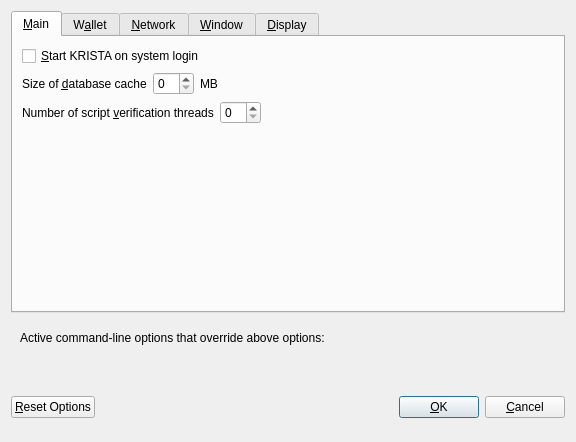
<?xml version="1.0" encoding="UTF-8"?>
<ui version="4.0">
 <class>OptionsDialog</class>
 <widget class="QDialog" name="OptionsDialog">
  <property name="geometry">
   <rect>
    <x>0</x>
    <y>0</y>
    <width>576</width>
    <height>442</height>
   </rect>
  </property>
  <property name="windowTitle">
   <string>Options</string>
  </property>
  <property name="modal">
   <bool>true</bool>
  </property>
  <layout class="QVBoxLayout" name="verticalLayout">
   <item>
    <widget class="QTabWidget" name="tabWidget">
     <property name="currentIndex">
      <number>0</number>
     </property>
     <widget class="QWidget" name="tabMain">
      <attribute name="title">
       <string>&amp;Main</string>
      </attribute>
      <layout class="QVBoxLayout" name="verticalLayout_Main">
       <item>
        <widget class="QCheckBox" name="bitcoinAtStartup">
         <property name="toolTip">
          <string>Automatically start KRISTA after logging in to the system.</string>
         </property>
         <property name="text">
          <string>&amp;Start KRISTA on system login</string>
         </property>
        </widget>
       </item>
       <item>
        <layout class="QHBoxLayout" name="horizontalLayout_2_Main">
         <item>
          <widget class="QLabel" name="databaseCacheLabel">
           <property name="text">
            <string>Size of &amp;database cache</string>
           </property>
           <property name="textFormat">
            <enum>Qt::PlainText</enum>
           </property>
           <property name="buddy">
            <cstring>databaseCache</cstring>
           </property>
          </widget>
         </item>
         <item>
          <widget class="QSpinBox" name="databaseCache"/>
         </item>
         <item>
          <widget class="QLabel" name="databaseCacheUnitLabel">
           <property name="text">
            <string>MB</string>
           </property>
           <property name="textFormat">
            <enum>Qt::PlainText</enum>
           </property>
          </widget>
         </item>
         <item>
          <spacer name="horizontalSpacer_2_Main">
           <property name="orientation">
            <enum>Qt::Horizontal</enum>
           </property>
           <property name="sizeHint" stdset="0">
            <size>
             <width>40</width>
             <height>20</height>
            </size>
           </property>
          </spacer>
         </item>
        </layout>
       </item>
       <item>
        <layout class="QHBoxLayout" name="horizontalLayout_3_Main">
         <item>
          <widget class="QLabel" name="threadsScriptVerifLabel">
           <property name="text">
            <string>Number of script &amp;verification threads</string>
           </property>
           <property name="textFormat">
            <enum>Qt::PlainText</enum>
           </property>
           <property name="buddy">
            <cstring>threadsScriptVerif</cstring>
           </property>
          </widget>
         </item>
         <item>
          <widget class="QSpinBox" name="threadsScriptVerif">
           <property name="toolTip">
            <string>(0 = auto, &lt;0 = leave that many cores free)</string>
           </property>
          </widget>
         </item>
         <item>
          <spacer name="horizontalSpacer_3_Main">
           <property name="orientation">
            <enum>Qt::Horizontal</enum>
           </property>
           <property name="sizeHint" stdset="0">
            <size>
             <width>40</width>
             <height>20</height>
            </size>
           </property>
          </spacer>
         </item>
        </layout>
       </item>
       <item>
        <spacer name="verticalSpacer_2">
         <property name="orientation">
          <enum>Qt::Vertical</enum>
         </property>
         <property name="sizeHint" stdset="0">
          <size>
           <width>20</width>
           <height>40</height>
          </size>
         </property>
        </spacer>
       </item>
      </layout>
     </widget>
     <widget class="QWidget" name="tabWallet">
      <attribute name="title">
       <string>W&amp;allet</string>
      </attribute>
      <layout class="QVBoxLayout" name="verticalLayout_Wallet">
       <item>
        <layout class="QHBoxLayout" name="horizontalLayout_2_Wallet">
         <item>
          <widget class="QLabel" name="labelStakeSplitThresholdText">
           <property name="text">
            <string>Stake split threshold:</string>
           </property>
          </widget>
         </item>
         <item>
          <widget class="QSpinBox" name="spinBoxStakeSplitThreshold">
           <property name="minimum">
            <number>1</number>
           </property>
           <property name="maximum">
            <number>999999</number>
           </property>
          </widget>
         </item>
        </layout>
       </item>
       <item>
        <widget class="QGroupBox" name="groupBox">
         <property name="title">
          <string>Expert</string>
         </property>
         <layout class="QVBoxLayout" name="verticalLayout_2">
          <item>
           <widget class="QCheckBox" name="coinControlFeatures">
            <property name="toolTip">
             <string>Whether to show coin control features or not.</string>
            </property>
            <property name="text">
             <string>Enable coin &amp;control features</string>
            </property>
           </widget>
          </item>
          <item>
           <widget class="QCheckBox" name="showMasternodesTab">
            <property name="toolTip">
             <string>Show additional tab listing all your masternodes in first sub-tab&lt;br/&gt;and all masternodes on the network in second sub-tab.</string>
            </property>
            <property name="text">
             <string>Show Masternodes Tab</string>
            </property>
           </widget>
          </item>
          <item>
           <widget class="QCheckBox" name="spendZeroConfChange">
            <property name="toolTip">
             <string>If you disable the spending of unconfirmed change, the change from a transaction&lt;br/&gt;cannot be used until that transaction has at least one confirmation.&lt;br/&gt;This also affects how your balance is computed.</string>
            </property>
            <property name="text">
             <string>&amp;Spend unconfirmed change</string>
            </property>
           </widget>
          </item>
         </layout>
        </widget>
       </item>
       <item>
        <spacer name="verticalSpacer_Wallet">
         <property name="orientation">
          <enum>Qt::Vertical</enum>
         </property>
         <property name="sizeHint" stdset="0">
          <size>
           <width>20</width>
           <height>40</height>
          </size>
         </property>
        </spacer>
       </item>
      </layout>
     </widget>
     <widget class="QWidget" name="tabNetwork">
      <attribute name="title">
       <string>&amp;Network</string>
      </attribute>
      <layout class="QVBoxLayout" name="verticalLayout_Network">
       <item>
        <widget class="QCheckBox" name="mapPortUpnp">
         <property name="toolTip">
          <string>Automatically open the KRISTA client port on the router. This only works when your router supports UPnP and it is enabled.</string>
         </property>
         <property name="text">
          <string>Map port using &amp;UPnP</string>
         </property>
        </widget>
       </item>
       <item>
        <widget class="QCheckBox" name="allowIncoming">
         <property name="toolTip">
          <string>Accept connections from outside</string>
         </property>
         <property name="text">
          <string>Allow incoming connections</string>
         </property>
        </widget>
       </item>
       <item>
        <widget class="QCheckBox" name="connectSocks">
         <property name="toolTip">
          <string>Connect to the KRISTA network through a SOCKS5 proxy.</string>
         </property>
         <property name="text">
          <string>&amp;Connect through SOCKS5 proxy (default proxy):</string>
         </property>
        </widget>
       </item>
       <item>
        <layout class="QHBoxLayout" name="horizontalLayout_1_Network">
         <item>
          <widget class="QLabel" name="proxyIpLabel">
           <property name="text">
            <string>Proxy &amp;IP:</string>
           </property>
           <property name="textFormat">
            <enum>Qt::PlainText</enum>
           </property>
           <property name="buddy">
            <cstring>proxyIp</cstring>
           </property>
          </widget>
         </item>
         <item>
          <widget class="QValidatedLineEdit" name="proxyIp">
           <property name="minimumSize">
            <size>
             <width>140</width>
             <height>0</height>
            </size>
           </property>
           <property name="maximumSize">
            <size>
             <width>140</width>
             <height>16777215</height>
            </size>
           </property>
           <property name="toolTip">
            <string>IP address of the proxy (e.g. IPv4: 127.0.0.1 / IPv6: ::1)</string>
           </property>
          </widget>
         </item>
         <item>
          <widget class="QLabel" name="proxyPortLabel">
           <property name="text">
            <string>&amp;Port:</string>
           </property>
           <property name="textFormat">
            <enum>Qt::PlainText</enum>
           </property>
           <property name="buddy">
            <cstring>proxyPort</cstring>
           </property>
          </widget>
         </item>
         <item>
          <widget class="QLineEdit" name="proxyPort">
           <property name="minimumSize">
            <size>
             <width>55</width>
             <height>0</height>
            </size>
           </property>
           <property name="maximumSize">
            <size>
             <width>55</width>
             <height>16777215</height>
            </size>
           </property>
           <property name="toolTip">
            <string>Port of the proxy (e.g. 9050)</string>
           </property>
          </widget>
         </item>
         <item>
          <spacer name="horizontalSpacer_1_Network">
           <property name="orientation">
            <enum>Qt::Horizontal</enum>
           </property>
           <property name="sizeHint" stdset="0">
            <size>
             <width>40</width>
             <height>20</height>
            </size>
           </property>
          </spacer>
         </item>
        </layout>
       </item>
       <item>
        <spacer name="verticalSpacer_Network">
         <property name="orientation">
          <enum>Qt::Vertical</enum>
         </property>
         <property name="sizeHint" stdset="0">
          <size>
           <width>20</width>
           <height>40</height>
          </size>
         </property>
        </spacer>
       </item>
      </layout>
     </widget>
     <widget class="QWidget" name="tabWindow">
      <attribute name="title">
       <string>&amp;Window</string>
      </attribute>
      <layout class="QVBoxLayout" name="verticalLayout_Window">
       <item>
        <widget class="QCheckBox" name="minimizeToTray">
         <property name="toolTip">
          <string>Show only a tray icon after minimizing the window.</string>
         </property>
         <property name="text">
          <string>&amp;Minimize to the tray instead of the taskbar</string>
         </property>
        </widget>
       </item>
       <item>
        <widget class="QCheckBox" name="minimizeOnClose">
         <property name="toolTip">
          <string>Minimize instead of exit the application when the window is closed. When this option is enabled, the application will be closed only after selecting Quit in the menu.</string>
         </property>
         <property name="text">
          <string>M&amp;inimize on close</string>
         </property>
        </widget>
       </item>
       <item>
        <spacer name="verticalSpacer_Window">
         <property name="orientation">
          <enum>Qt::Vertical</enum>
         </property>
         <property name="sizeHint" stdset="0">
          <size>
           <width>20</width>
           <height>40</height>
          </size>
         </property>
        </spacer>
       </item>
      </layout>
     </widget>
     <widget class="QWidget" name="tabDisplay">
      <attribute name="title">
       <string>&amp;Display</string>
      </attribute>
      <layout class="QVBoxLayout" name="verticalLayout_Display">
       <item>
        <layout class="QHBoxLayout" name="horizontalLayout_1_Display">
         <item>
          <widget class="QLabel" name="langLabel">
           <property name="text">
            <string>User Interface &amp;language:</string>
           </property>
           <property name="textFormat">
            <enum>Qt::PlainText</enum>
           </property>
           <property name="buddy">
            <cstring>lang</cstring>
           </property>
          </widget>
         </item>
         <item>
          <widget class="QValueComboBox" name="lang">
           <property name="toolTip">
            <string>The user interface language can be set here. This setting will take effect after restarting KRISTA.</string>
           </property>
          </widget>
         </item>
        </layout>
       </item>
       <item>
        <widget class="QLabel" name="label_3">
         <property name="toolTip">
          <string notr="true"/>
         </property>
         <property name="statusTip">
          <string notr="true"/>
         </property>
         <property name="whatsThis">
          <string notr="true"/>
         </property>
         <property name="accessibleName">
          <string notr="true"/>
         </property>
         <property name="text">
          <string>Language missing or translation incomplete? Help contributing translations here:
__decenomy_discord_link__</string>
         </property>
         <property name="wordWrap">
          <bool>true</bool>
         </property>
         <property name="openExternalLinks">
          <bool>true</bool>
         </property>
         <property name="textInteractionFlags">
          <set>Qt::TextBrowserInteraction</set>
         </property>
        </widget>
       </item>
       <item>
        <layout class="QHBoxLayout" name="horizontalLayout_2_Display" stretch="0,0">
         <item>
          <widget class="QLabel" name="themeLabel">
           <property name="text">
            <string>User Interface Theme:</string>
           </property>
          </widget>
         </item>
         <item>
          <widget class="QValueComboBox" name="theme"/>
         </item>
        </layout>
       </item>
       <item>
        <widget class="QWidget" name="verticalDisplayWidget" native="true">
         <layout class="QVBoxLayout" name="verticalDisplayLayout">
          <property name="margin">
           <number>0</number>
          </property>
          <item>
           <widget class="Line" name="line">
            <property name="orientation">
             <enum>Qt::Horizontal</enum>
            </property>
           </widget>
          </item>
          <item>
           <layout class="QHBoxLayout" name="horizontalLayout_3_Display">
            <item>
             <widget class="QLabel" name="unitLabel">
              <property name="text">
               <string>Unit to show amounts in:</string>
              </property>
              <property name="textFormat">
               <enum>Qt::PlainText</enum>
              </property>
             </widget>
            </item>
            <item>
             <widget class="QValueComboBox" name="unit">
              <property name="toolTip">
               <string>Choose the default subdivision unit to show in the interface and when sending coins.</string>
              </property>
             </widget>
            </item>
           </layout>
          </item>
          <item>
           <layout class="QHBoxLayout" name="horizontalLayout_4_Display">
            <item>
             <widget class="QLabel" name="digitsLabel">
              <property name="text">
               <string>Decimal digits</string>
              </property>
             </widget>
            </item>
            <item>
             <widget class="QValueComboBox" name="digits"/>
            </item>
           </layout>
          </item>
          <item>
           <layout class="QHBoxLayout" name="horizontalLayout_5_Display">
            <item>
             <widget class="QCheckBox" name="checkBoxHideZeroBalances">
              <property name="toolTip">
               <string>Hide empty balances</string>
              </property>
              <property name="layoutDirection">
               <enum>Qt::LeftToRight</enum>
              </property>
              <property name="text">
               <string>Hide empty balances</string>
              </property>
             </widget>
            </item>
            <item>
             <widget class="QCheckBox" name="checkBoxHideOrphans">
              <property name="toolTip">
               <string>Hide orphan stakes in transaction lists</string>
              </property>
              <property name="text">
               <string>Hide orphan stakes</string>
              </property>
             </widget>
            </item>
            <item>
             <spacer name="horizontalSpacer">
              <property name="orientation">
               <enum>Qt::Horizontal</enum>
              </property>
              <property name="sizeHint" stdset="0">
               <size>
                <width>40</width>
                <height>20</height>
               </size>
              </property>
             </spacer>
            </item>
           </layout>
          </item>
          <item>
           <layout class="QHBoxLayout" name="horizontalLayout_6_Display">
            <item>
             <widget class="QLabel" name="thirdPartyTxUrlsLabel">
              <property name="toolTip">
               <string>Third party URLs (e.g. a block explorer) that appear in the transactions tab as context menu items. %s in the URL is replaced by transaction hash. Multiple URLs are separated by vertical bar |.</string>
              </property>
              <property name="text">
               <string>Third party transaction URLs</string>
              </property>
             </widget>
            </item>
            <item>
             <widget class="QLineEdit" name="thirdPartyTxUrls">
              <property name="toolTip">
               <string>Third party URLs (e.g. a block explorer) that appear in the transactions tab as context menu items. %s in the URL is replaced by transaction hash. Multiple URLs are separated by vertical bar |.</string>
              </property>
             </widget>
            </item>
           </layout>
          </item>
         </layout>
        </widget>
       </item>
       <item>
        <spacer name="verticalSpacer">
         <property name="orientation">
          <enum>Qt::Vertical</enum>
         </property>
         <property name="sizeHint" stdset="0">
          <size>
           <width>20</width>
           <height>40</height>
          </size>
         </property>
        </spacer>
       </item>
      </layout>
     </widget>
    </widget>
   </item>
   <item>
    <widget class="QFrame" name="frame">
     <layout class="QVBoxLayout" name="verticalLayout_Bottom">
      <item>
       <layout class="QHBoxLayout" name="horizontalLayout_Bottom">
        <item>
         <widget class="QLabel" name="overriddenByCommandLineInfoLabel">
          <property name="text">
           <string>Active command-line options that override above options:</string>
          </property>
          <property name="textFormat">
           <enum>Qt::PlainText</enum>
          </property>
         </widget>
        </item>
        <item>
         <spacer name="horizontalSpacer_Bottom">
          <property name="orientation">
           <enum>Qt::Horizontal</enum>
          </property>
          <property name="sizeHint" stdset="0">
           <size>
            <width>40</width>
            <height>20</height>
           </size>
          </property>
         </spacer>
        </item>
       </layout>
      </item>
      <item>
       <widget class="QLabel" name="overriddenByCommandLineLabel">
        <property name="text">
         <string/>
        </property>
        <property name="textFormat">
         <enum>Qt::PlainText</enum>
        </property>
        <property name="wordWrap">
         <bool>true</bool>
        </property>
       </widget>
      </item>
     </layout>
    </widget>
   </item>
   <item>
    <layout class="QHBoxLayout" name="horizontalLayout_Buttons">
     <item>
      <widget class="QPushButton" name="resetButton">
       <property name="toolTip">
        <string>Reset all client options to default.</string>
       </property>
       <property name="text">
        <string>&amp;Reset Options</string>
       </property>
       <property name="autoDefault">
        <bool>false</bool>
       </property>
      </widget>
     </item>
     <item>
      <spacer name="horizontalSpacer_1">
       <property name="orientation">
        <enum>Qt::Horizontal</enum>
       </property>
       <property name="sizeHint" stdset="0">
        <size>
         <width>40</width>
         <height>48</height>
        </size>
       </property>
      </spacer>
     </item>
     <item>
      <widget class="QLabel" name="statusLabel">
       <property name="minimumSize">
        <size>
         <width>200</width>
         <height>0</height>
        </size>
       </property>
       <property name="font">
        <font>
         <weight>75</weight>
         <bold>true</bold>
        </font>
       </property>
       <property name="text">
        <string/>
       </property>
       <property name="textFormat">
        <enum>Qt::PlainText</enum>
       </property>
       <property name="wordWrap">
        <bool>true</bool>
       </property>
      </widget>
     </item>
     <item>
      <spacer name="horizontalSpacer_2">
       <property name="orientation">
        <enum>Qt::Horizontal</enum>
       </property>
       <property name="sizeHint" stdset="0">
        <size>
         <width>40</width>
         <height>48</height>
        </size>
       </property>
      </spacer>
     </item>
     <item>
      <widget class="QPushButton" name="okButton">
       <property name="text">
        <string>&amp;OK</string>
       </property>
       <property name="autoDefault">
        <bool>false</bool>
       </property>
       <property name="default">
        <bool>true</bool>
       </property>
      </widget>
     </item>
     <item>
      <widget class="QPushButton" name="cancelButton">
       <property name="text">
        <string>&amp;Cancel</string>
       </property>
       <property name="autoDefault">
        <bool>false</bool>
       </property>
      </widget>
     </item>
    </layout>
   </item>
  </layout>
 </widget>
 <customwidgets>
  <customwidget>
   <class>QValidatedLineEdit</class>
   <extends>QLineEdit</extends>
   <header>qvalidatedlineedit.h</header>
  </customwidget>
  <customwidget>
   <class>QValueComboBox</class>
   <extends>QComboBox</extends>
   <header>qvaluecombobox.h</header>
  </customwidget>
 </customwidgets>
 <resources/>
 <connections/>
</ui>
